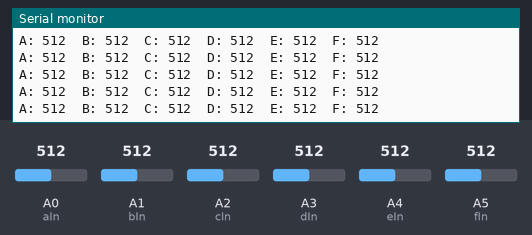
Simulated run of this sketch. Board: Arduino Uno, built with avr-gcc and run on an emulated ATmega328P. Parts: the last lines printed to the serial monitor. Inputs (shaded band) come from the test bench; at power-on: A0 (aIn) = 512, A2 (cIn) = 512, A1 (bIn) = 512, A3 (dIn) = 512, A4 (eIn) = 512, A5 (fIn) = 512.

Above: at 1.2 s.
1.3 s: A0 (aIn) set to 110
At 1.41 s:
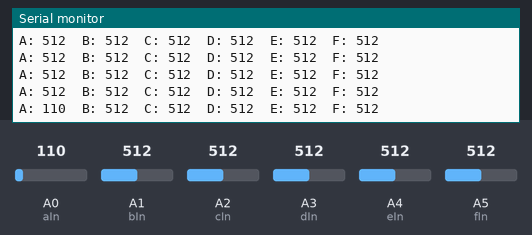
4.3 s: A0 (aIn) set to 93
At 4.31 s:
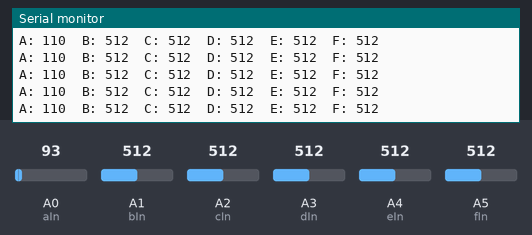
13.3 s: A2 (cIn) set to 107
At 13.32 s:
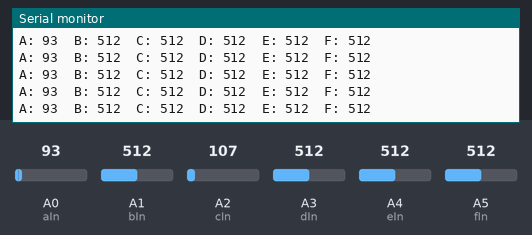
16.3 s: A2 (cIn) set to 92
At 16.33 s:
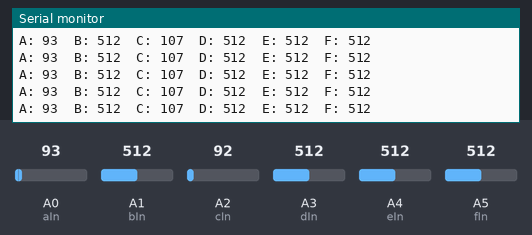
Timing chart, 0 to 19.3 s (numbered marks = the images above; inputs shaded):
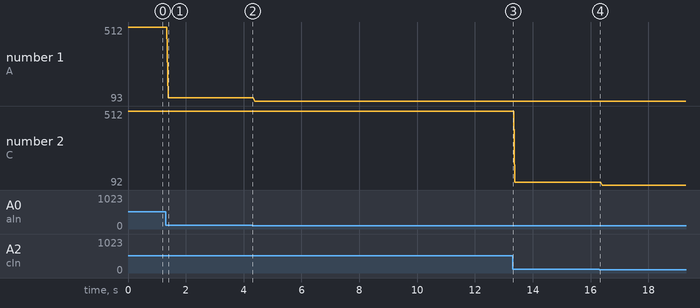

The sketch:

dem.ino
```cpp
int aIn = 0;    // Sensor center taps are connected to analog pins 0 - 5
int bIn = 1;    // 5V to each sensor and a common ground
int cIn = 2;
int dIn = 3;
int eIn = 4;
int fIn = 5;

// Values
int aVal = 0;   // Variables to store the input from the sensors
int bVal = 0;
int cVal = 0;
int dVal = 0;
int eVal = 0;
int fVal = 0;

void setup()
{
 Serial.begin(9600);     // Open serial communication
}

void loop()
{
 aVal = analogRead(aIn);  // read input pins
 bVal = analogRead(bIn);
 cVal = analogRead(cIn);
 dVal = analogRead(dIn);
 eVal = analogRead(eIn);
 fVal = analogRead(fIn);

 Serial.print("A: ");     // ...then print the values.
 Serial.print(aVal);
 Serial.print("\t");
 Serial.print("B: ");
 Serial.print(bVal);
 Serial.print("\t");
 Serial.print("C: ");
 Serial.print(cVal);
 Serial.print("\t");
 Serial.print("D: ");
 Serial.print(dVal);
 Serial.print("\t");
 Serial.print("E: ");
 Serial.print(eVal);
 Serial.print("\t");
 Serial.print("F: ");
 Serial.println(fVal);
}
```

Measured:
- after the input at 1.3 s, the serial monitor: prints a new line after 0.09 s (image 1)
- plotted number 1: 512 → 110 after the input at 1.3 s, 110 → 93 after the input at 4.3 s
- plotted number 2: 512 → 107 after the input at 13.3 s, 107 → 92 after the input at 16.3 s
